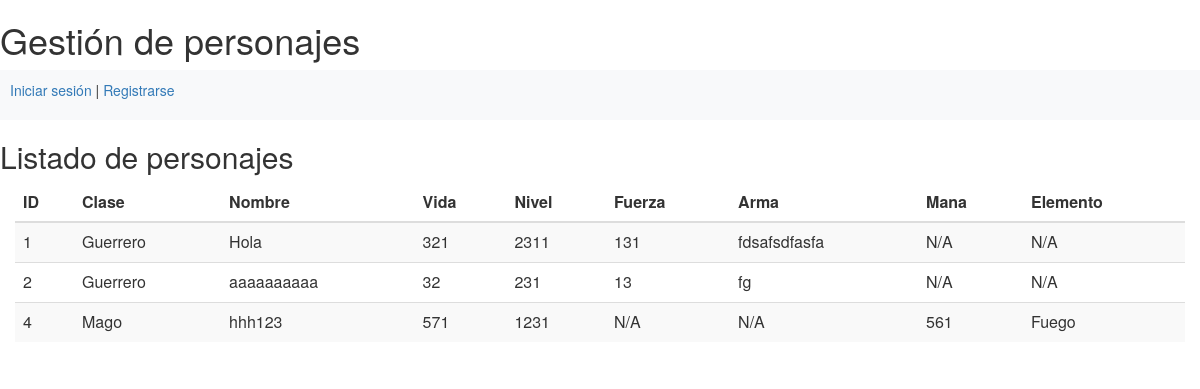
The page / on the database its author committed.
### tables this page shows
CREATE TABLE `Personajes` (
  `id` int NOT NULL,
  `nombre` varchar(20) NOT NULL,
  `vida` int NOT NULL,
  `nivel` int NOT NULL,
  `fuerza` int DEFAULT NULL,
  `arma` varchar(20) DEFAULT NULL,
  `mana` int DEFAULT NULL,
  `elemento` enum('Fuego','Agua','Tierra','Aire') DEFAULT NULL,
  `clase` enum('Guerrero','Mago') NOT NULL
);

### controllers/PersonajeController.php (called while the page is built, shortened)
<?php
class PersonajeController {
    private $gestor;
    public function __construct($gestor) {
        $this->gestor = $gestor;
    }
    public function index() {
        $arrayPersonajes = $this->gestor->obtenerPersonajes();
        include 'views/listar.php';
    }
}

### models/GestorPDO.php (called while the page is built, shortened)
<?php
class GestorPDO {
    private $db;
    public function __construct() {
        $this->db = Connection::getInstance()->getConn();
    }
    public function obtenerPersonajes() {
        $sql = "SELECT * FROM Personajes";
        $rtdo = $this->db->query($sql);
        $arrayPersonajes = [];
        while ($value = $rtdo->fetch(PDO::FETCH_ASSOC)) {
            if ($value['clase'] === 'Guerrero') {
                $personaje = new Guerrero($value['nombre'], $value['vida'], $value['nivel'], $value['fuerza'], $value['arma'], $value['id']);
            } else {
                $personaje = new Mago($value['nombre'], $value['vida'], $value['nivel'], $value['mana'], $value['elemento'], $value['id']);
            }
            $arrayPersonajes[] = $personaje;
        }
        return $arrayPersonajes;
    }
}

### autoload.php (called while the page is built, shortened)
<?php
spl_autoload_register(function ($class) {
    $paths = ["/models/", "/controllers/"];
    foreach ($paths as $file) {
        $file = __DIR__ . $file . $class . ".php";
    }
});

### models/Connection.php (called while the page is built, shortened)
<?php
class Connection {
    protected $conn;
    private $configFile = 'conf.json';
    private static $instance = null;
    public static function getInstance() {
        if (self::$instance === null) {
            self::$instance = new self();
        }
        return self::$instance;
    }
    private function makeConnection() {
        $configData = file_get_contents($this->configFile);
        $c = json_decode($configData, true);
        $dsn = "mysql:host=" . $c['host'] . ";dbname=" . $c['db'];
        $this->conn = new PDO($dsn, $c['userName'], $c['password']);
    }
    public function getConn() {
        return $this->conn;
    }
}

### models/Personaje.php (called while the page is built, shortened)
<?php
class Personaje {
    protected $id;
    protected $nombre;
    protected $vida;
    protected $nivel;
    public function __construct($nombre, $vida, $nivel, $id = null) {
        $this->id = $id;
        $this->nombre = $nombre;
        $this->vida = $vida;
        $this->nivel = $nivel;
    }
    public function getId() {
        return $this->id;
    }
    public function getNombre() {
        return $this->nombre;
    }
    public function getVida() {
        return $this->vida;
    }
    public function getNivel() {
        return $this->nivel;
    }
}

### models/Guerrero.php (called while the page is built, shortened)
<?php
class Guerrero extends Personaje {
    private $fuerza;
    private $arma;
    public function __construct($nombre, $vida, $nivel, $fuerza, $arma, $id = null) {
        $this->fuerza = $fuerza;
        $this->arma = $arma;
    }
    public function getFuerza() {
        return $this->fuerza;
    }
    public function getArma() {
        return $this->arma;
    }
}

### models/Mago.php (called while the page is built, shortened)
<?php
class Mago extends Personaje {
    private $mana;
    private $elemento;
    public function __construct($nombre, $vida, $nivel, $mana, $elemento, $id = null) {
        $this->mana = $mana;
        $this->elemento = $elemento;
    }
    public function getMana() {
        return $this->mana;
    }
    public function getElemento() {
        return $this->elemento;
    }
}

### views/listar.php (the view, shortened to what this page needs)
<html>
<head>
    <link rel="stylesheet" href="http://maxcdn.bootstrapcdn.com/bootstrap/3.3.6/css/bootstrap.min.css">
</head>
<body style="background-color: <?= (isset($_SESSION['usuario_id']) && isset($_SESSION['color_fondo'])) ? $_SESSION['color_fondo'] : '#ffffff' ?>;">
    <h1>Gestión de personajes</h1>
    <div style="background-color: #f8f9fa; padding: 10px; margin-bottom: 20px;">
        <?php if (isset($_SESSION['usuario_id'])): ?>
            <p>Bienvenido/a, <b><?= $_SESSION['usuario_nombre'] ?></b> | <a href="index.php?accion=logout">Cerrar sesión</a></p>
        <?php else: ?>
            <p><a href="index.php?accion=login">Iniciar sesión</a> | <a href="index.php?accion=alta">Registrarse</a></p>
        <?php endif; ?>
    </div>
    <h2>Listado de personajes</h2>
    <div class="container-fluid">
        <table class="table table-striped">
            <thead>
                <tr>
                    <th>ID</th>
                    <th>Clase</th>
                    <th>Nombre</th>
                    <th>Vida</th>
                    <th>Nivel</th>
                    <th>Fuerza</th>
                    <th>Arma</th>
                    <th>Mana</th>
                    <th>Elemento</th>
                </tr>
            </thead>
            <tbody>
                <?php foreach ($arrayPersonajes as $personaje): ?>
                    <tr>
                        <td><?=$personaje->getId()?></td>
                        <?php
                        if ($personaje instanceof Guerrero) {
                            echo '<td>' . 'Guerrero' . '</td>';
                        } else {
                            echo '<td>' . 'Mago' . '</td>';
                        }
                        echo '<td>' . $personaje->getNombre() . '</td>';
                        echo '<td>' . $personaje->getVida() . '</td>';
                        echo '<td>' . $personaje->getNivel() . '</td>';
                        if ($personaje instanceof Guerrero) {
                            echo '<td>' . $personaje->getFuerza() . '</td>';
                            echo '<td>' . $personaje->getArma() . '</td>';
                        } else {
                            echo '<td>' . 'N/A' . '</td>';
                            echo '<td>' . 'N/A' . '</td>';
                        }
                        if ($personaje instanceof Mago) {
                            echo '<td>' . $personaje->getMana() . '</td>';
                            echo '<td>' . $personaje->getElemento() . '</td>';
                        } else {
                            echo '<td>' . 'N/A' . '</td>';
                            echo '<td>' . 'N/A' . '</td>';
                        }
                        ?>
                    </tr>
                <?php endforeach; ?>
            </tbody>
        </table>
    </div>
</body>
</html>

### index.php (shortened to what this page needs)
<?php
    require_once 'autoload.php';
    $gestor = new GestorPDO();
    $personajeController = new PersonajeController($gestor);
    $accion = $_GET['accion'] ?? 'index';
    switch ($accion) {
        default:
            $personajeController->index();
            break;
    }
?>

### rows shown on the page
personajes: id "1", shows "Guerrero", nombre "Hola", vida "321", nivel "2311", fuerza "131", arma "fdsafsdfasfa", shows "N/A"
personajes: id "2", shows "Guerrero", nombre "aaaaaaaaaa", vida "32", nivel "231", fuerza "13", arma "fg", shows "N/A"
personajes: id "4", shows "Mago", nombre "hhh123", vida "571", nivel "1231", shows "N/A", mana "561", elemento "Fuego"
